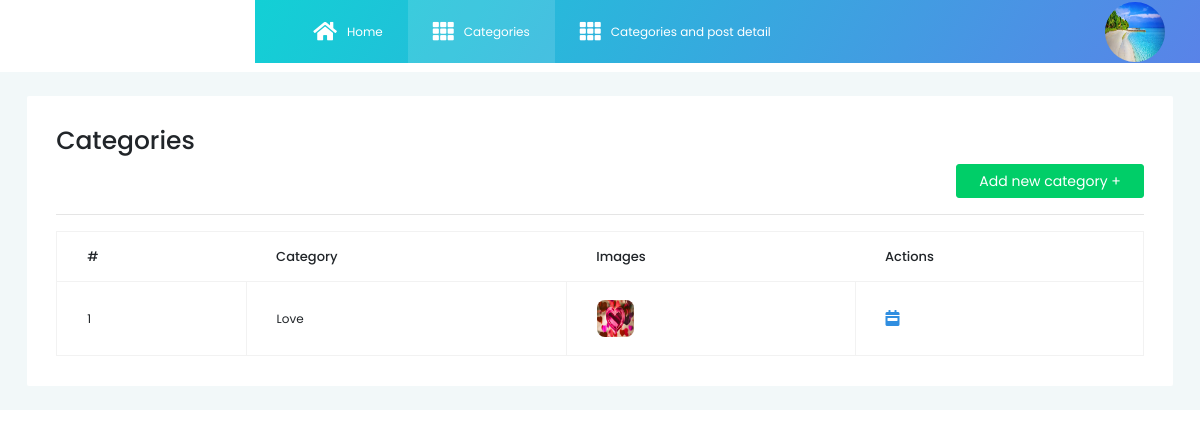
/categories (signed in), run on the app's committed database.
### quotes/models.py (models this page shows, shortened)
class User(db.Model, UserMixin):
    id = db.Column(db.Integer, primary_key=True)
    name = db.Column(db.String(60))
    username = db.Column(db.String(60), unique=True)
    email = db.Column(db.String(60), unique=True)
    image_file = db.Column(db.String(60), default='default.jpg')
    password = db.Column(db.String(60))

class Categories(db.Model):
    id = db.Column(db.Integer, primary_key=True)
    image_file = db.Column(db.String(60), default='default.jpg')
    category_name = db.Column(db.String(80))

### quotes/categories/routes.py (the view)
@category.route('/categories', methods=['GET', 'POST'])
def get_categories():
    categories = Categories.query.all()
    quote = Quotes.query.all()
    return render_template('categories.html', categories=categories, title='Add Categories', quote=quote)

### quotes/models.py (called while the page is built)
@login.user_loader
def load_user(user_id):
    return User.query.get(int(user_id))

### quotes/template/categories.html
{% extends 'layout.html' %}
{% block content %}
<div class="col-lg-12 grid-margin stretch-card content-wrapper">
    <div class="card">
        <div class="card-body">
            <h3>Categories</h3>
            <div style="text-align: right">
                <a href="{{ url_for('category.add_new_category')}}" class="btn btn-success">
                    Add new category +</a>
            </div>
            <hr>
            <div class="table-responsive">
                <table class="table table-bordered">
                    <thead>
                    <tr>
                        <th>
                            #
                        </th>
                        <th>
                            Category
                        </th>
                        <th>
                            Images
                        </th>
                        <th>
                            Actions
                        </th>
                    </tr>
                    </thead>
                    <tbody>
                    {% for cat in categories %}
                    <tr>
                        <td>
                            <small class="">{{ cat.id }}</small>
                        </td>
                        <td>
                            <small>{{ cat.category_name}}</small>
                        </td>
                        <td>
                            <img src="{{url_for('static', filename='cat_images/' + cat.image_file)}}"
                                 class="rounded profile-image">
                        </td>
                        <td>
                            <a href="{{ url_for('category.get_categoryDetail', category_id=cat.category_name)}}"><i
                                    class="fas fa-calendar-week"
                                    style="font-size: medium; padding-right: 10px; color: #308ee0;"></i></a>
                        </td>
                    </tr>
                    {% endfor %}
                    </tbody>
                </table>
            </div>
        </div>
    </div>
</div>
{% endblock %}

### quotes/template/_QuoteNavBar.html (shortened to what this page needs)
<nav class="navbar default-layout col-lg-12 col-12 p-0 fixed-top d-flex flex-row">
    <div class="text-center navbar-brand-wrapper d-flex align-items-top justify-content-center">
    </div>
    <div class="navbar-menu-wrapper d-flex align-items-center">
        <ul class="navbar-nav navbar-nav-left header-links d-none d-md-flex">
            <li class="nav-item">
                <a href="{{ url_for('main.home') }}" class="nav-link">
                    <i class="fas fa-home"></i> Home
                </a>
            </li>
            <li class="nav-item active">
                <a href="{{ url_for('category.get_categories') }}" class="nav-link">
                    <i class="fas fa-th"></i>Categories</a>
            </li>
            <li class="nav-item">
                <a href="{{ url_for('category.showCat') }}" class="nav-link">
                    <i class="fas fa-th"></i>Categories and post detail</a>
            </li>
        </ul>
        <ul class="navbar-nav navbar-nav-right">
            {% if current_user.is_authenticated %}
                <a href="" style="color: white"><img
                        src="{{ url_for('static', filename='profile/'+ current_user.image_file ) }}"
                        class="rounded-circle account-img"></a>
            {% endif %}
        </ul>
    </div>
</nav>

### quotes/static/Main.css (style rules this page uses)
body { background: #fafafa; color: #333333; margin-top: 5rem; }
h1,h2,h3,h4,h5,h6 { color: #444444; }
.site-header,.nav-bar,.nav-link { color: #cbd5db; }
.account-img { height: 60px; width: 60px; margin-right: 20px; margin-bottom: 16px; margin-top: 16px; }

### data on the page
User: image_file (placeholder picture)
Categories: id "1", category_name "Love", image_file (picture)
